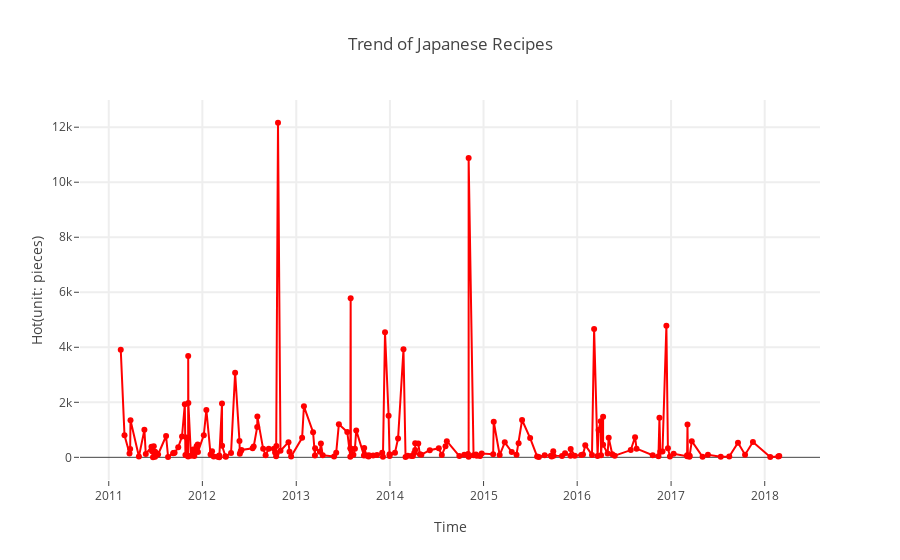

Here is the notebook cell this chart was saved with:
### Code cell
df3_hot = df3.sort_values(by = 'time', ascending = False)
data_trend3 = [go.Scatter(
    x = df3_hot['time'],
    y = df3_hot['hot'].values,
    mode = 'lines+markers',
    name = 'lines+markers',
    text = df3_hot['name'],
    marker=dict(
        color='rgb(255,0,0)',
        line=dict(
            color='rgb(8,48,107)'
        )
    ),
)]

layout = dict(title = 'Trend of Japanese Recipes',
              xaxis= dict(
                title= 'Time',
                ticklen= 5,
                zeroline= False,
                gridwidth= 2,
              ),
              yaxis=dict(
                title= 'Hot(unit: pieces)',
                ticklen= 5,
                gridwidth= 2,
              )
             )

fig = dict(data=data_trend3, layout=layout)
iplot(fig)

### Figure 1 — Plotly figure (JSON) as saved in the notebook; plotly's stock layout.template omitted (floating-point values rounded to 4 significant figures; data arrays with more than 128 entries replaced by an {"elided": "..."} marker saying what was removed)
{"data": [{"marker": {"color": "rgb(255,0,0)", "line": {"color": "rgb(8,48,107)"}}, "mode": "lines+markers", "name": "lines+markers", "text": {"elided": "197 str values"}, "type": "scatter", "x": {"elided": "197 str values"}, "y": {"elided": "197 int values"}}], "layout": {"title": "Trend of Japanese Recipes", "xaxis": {"gridwidth": 2, "ticklen": 5, "title": "Time", "zeroline": false}, "yaxis": {"gridwidth": 2, "ticklen": 5, "title": "Hot(unit: pieces)"}}}
